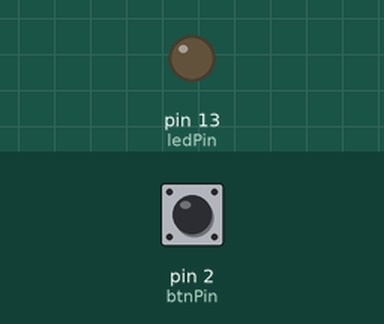
Recording of a sketch running on a simulated Arduino Uno, built with avr-gcc and run on an emulated ATmega328P. On the bench: output pins drawn as LEDs (lit = HIGH). The inputs (shaded band) are chosen by the test bench; at power-on: pin 2 (btnPin) HIGH.

Above: at 1.2 s.
1.3 s: pin 2 (btnPin) pulled LOW for 0.15 s
At 1.8 s:
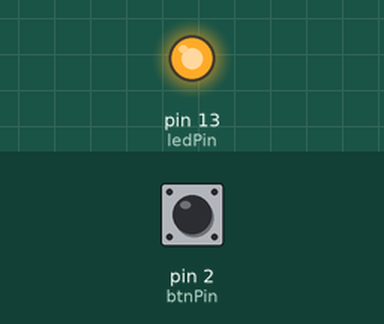
2.9 s: pin 2 (btnPin) pulled LOW for 1 s
At 4.3 s:
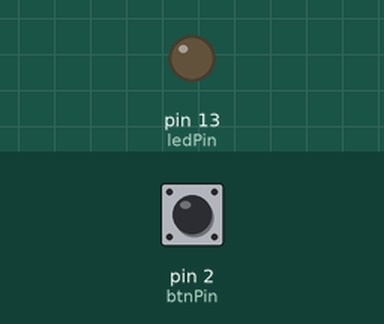
5.4 s: pin 2 (btnPin) pulled LOW for 3.2 s
At 9.0 s:
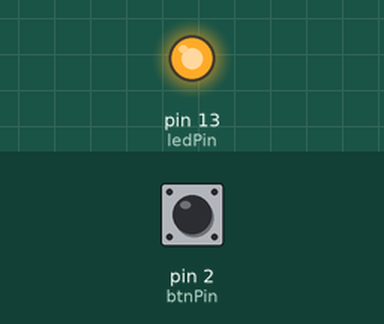
Timing chart, 0 to 10.5 s (numbered marks = the images above; inputs shaded):
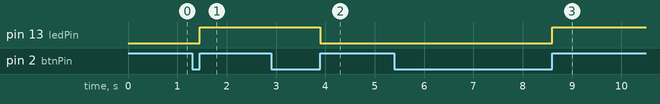

Measured:
- after the input at 1.3 s, pin 13 (ledPin): LOW → HIGH after 0.15 s
- after the input at 2.9 s, pin 13 (ledPin): HIGH → LOW after 1.0 s
- after the input at 5.4 s, pin 13 (ledPin): LOW → HIGH after 3.2 s

The sketch:

debounce-interrupt.ino
```cpp
//本範例按鈕接法為負向邏輯
int btnPin = 2;
int ledPin = 13;
const int debounceTime = 20;
volatile unsigned long lastTriggeredTime = 0;
volatile bool lastBtnState = HIGH;

void setup() {
  pinMode(btnPin, INPUT_PULLUP);
  attachInterrupt(digitalPinToInterrupt(btnPin), isr, CHANGE);
  pinMode(ledPin, OUTPUT);
  Serial.begin(115200);
}

void loop() {
  // put your main code here, to run repeatedly:

}

//ISR for arduino
void isr() {
  if (millis() - lastTriggeredTime > debounceTime) {
    if (lastBtnState == LOW) {
      toggleLED();
    }
    lastBtnState ^= 1;
  }
  lastTriggeredTime = millis();
}

void toggleLED() {
  volatile static bool ledState = LOW;
  ledState ^= 1;
  digitalWrite(ledPin, ledState);
}
```
